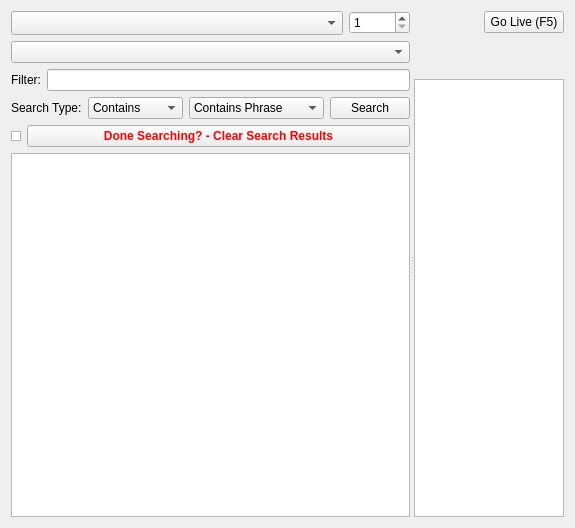
<?xml version="1.0" encoding="UTF-8"?>
<ui version="4.0">
 <class>SongWidget</class>
 <widget class="QWidget" name="SongWidget">
  <property name="geometry">
   <rect>
    <x>0</x>
    <y>0</y>
    <width>575</width>
    <height>528</height>
   </rect>
  </property>
  <property name="sizePolicy">
   <sizepolicy hsizetype="Preferred" vsizetype="Preferred">
    <horstretch>0</horstretch>
    <verstretch>0</verstretch>
   </sizepolicy>
  </property>
  <property name="minimumSize">
   <size>
    <width>400</width>
    <height>0</height>
   </size>
  </property>
  <property name="windowTitle">
   <string>Form</string>
  </property>
  <layout class="QHBoxLayout" name="horizontalLayout_6">
   <item>
    <widget class="QSplitter" name="splitter">
     <property name="orientation">
      <enum>Qt::Horizontal</enum>
     </property>
     <property name="childrenCollapsible">
      <bool>false</bool>
     </property>
     <widget class="QWidget" name="layoutWidget">
      <layout class="QVBoxLayout" name="verticalLayout">
       <item>
        <layout class="QHBoxLayout" name="horizontalLayout_4" stretch="10,0">
         <item>
          <widget class="QComboBox" name="songbook_menu">
           <property name="toolTip">
            <string>Use this menu to show only songs beloning to a particular Songbook</string>
           </property>
           <property name="statusTip">
            <string>Select Songbook to use</string>
           </property>
           <property name="sizeAdjustPolicy">
            <enum>QComboBox::AdjustToMinimumContentsLengthWithIcon</enum>
           </property>
           <property name="duplicatesEnabled">
            <bool>true</bool>
           </property>
          </widget>
         </item>
         <item>
          <widget class="QSpinBox" name="song_num_spinbox">
           <property name="toolTip">
            <string>Selects a song by the number in the selected Songbook</string>
           </property>
           <property name="minimum">
            <number>1</number>
           </property>
           <property name="maximum">
            <number>99999</number>
           </property>
           <property name="value">
            <number>1</number>
           </property>
          </widget>
         </item>
        </layout>
       </item>
       <item>
        <widget class="QComboBox" name="comboBoxCategory"/>
       </item>
       <item>
        <layout class="QHBoxLayout" name="horizontalLayout_3">
         <item>
          <widget class="QLabel" name="labelFilter">
           <property name="text">
            <string>Filter:</string>
           </property>
           <property name="alignment">
            <set>Qt::AlignRight|Qt::AlignTrailing|Qt::AlignVCenter</set>
           </property>
          </widget>
         </item>
         <item>
          <widget class="QLineEdit" name="lineEditSearch">
           <property name="enabled">
            <bool>true</bool>
           </property>
           <property name="minimumSize">
            <size>
             <width>125</width>
             <height>0</height>
            </size>
           </property>
           <property name="toolTip">
            <string>Use this field to limit the display of the songs to only the ones that contain the specified text in the song title or song number</string>
           </property>
          </widget>
         </item>
        </layout>
       </item>
       <item>
        <layout class="QHBoxLayout" name="horizontalLayout_5">
         <item>
          <widget class="QLabel" name="labelSearchType">
           <property name="text">
            <string>Search Type:</string>
           </property>
          </widget>
         </item>
         <item>
          <widget class="QComboBox" name="comboBoxFilterType">
           <property name="sizePolicy">
            <sizepolicy hsizetype="MinimumExpanding" vsizetype="Fixed">
             <horstretch>0</horstretch>
             <verstretch>0</verstretch>
            </sizepolicy>
           </property>
           <item>
            <property name="text">
             <string>Contains</string>
            </property>
           </item>
           <item>
            <property name="text">
             <string>Begins</string>
            </property>
           </item>
           <item>
            <property name="text">
             <string>Exact Match</string>
            </property>
           </item>
          </widget>
         </item>
         <item>
          <widget class="QComboBox" name="comboBoxSearchType">
           <property name="sizePolicy">
            <sizepolicy hsizetype="MinimumExpanding" vsizetype="Fixed">
             <horstretch>0</horstretch>
             <verstretch>0</verstretch>
            </sizepolicy>
           </property>
           <item>
            <property name="text">
             <string>Contains Phrase</string>
            </property>
           </item>
           <item>
            <property name="text">
             <string>Contains Word Phrase</string>
            </property>
           </item>
           <item>
            <property name="text">
             <string>Line Begins</string>
            </property>
           </item>
           <item>
            <property name="text">
             <string>Contains Any Word</string>
            </property>
           </item>
           <item>
            <property name="text">
             <string>Contains All Words</string>
            </property>
           </item>
          </widget>
         </item>
         <item>
          <widget class="QPushButton" name="pushButtonSearch">
           <property name="text">
            <string>Search</string>
           </property>
           <property name="icon">
            <iconset resource="softprojector.qrc">
             <normaloff>:/icons/icons/search.png</normaloff>:/icons/icons/search.png</iconset>
           </property>
           <property name="shortcut">
            <string>Return</string>
           </property>
          </widget>
         </item>
        </layout>
       </item>
       <item>
        <layout class="QHBoxLayout" name="horizontalLayout_7">
         <item>
          <widget class="QListWidget" name="listWidgetDummy">
           <property name="maximumSize">
            <size>
             <width>10</width>
             <height>10</height>
            </size>
           </property>
           <property name="alternatingRowColors">
            <bool>true</bool>
           </property>
           <property name="spacing">
            <number>5</number>
           </property>
          </widget>
         </item>
         <item>
          <widget class="QPushButton" name="pushButtonClearResults">
           <property name="palette">
            <palette>
             <active>
              <colorrole role="ButtonText">
               <brush brushstyle="SolidPattern">
                <color alpha="255">
                 <red>255</red>
                 <green>0</green>
                 <blue>0</blue>
                </color>
               </brush>
              </colorrole>
             </active>
             <inactive>
              <colorrole role="ButtonText">
               <brush brushstyle="SolidPattern">
                <color alpha="255">
                 <red>255</red>
                 <green>0</green>
                 <blue>0</blue>
                </color>
               </brush>
              </colorrole>
             </inactive>
             <disabled>
              <colorrole role="ButtonText">
               <brush brushstyle="SolidPattern">
                <color alpha="255">
                 <red>120</red>
                 <green>120</green>
                 <blue>120</blue>
                </color>
               </brush>
              </colorrole>
             </disabled>
            </palette>
           </property>
           <property name="font">
            <font>
             <weight>75</weight>
             <bold>true</bold>
            </font>
           </property>
           <property name="text">
            <string>Done Searching? - Clear Search Results</string>
           </property>
          </widget>
         </item>
        </layout>
       </item>
       <item>
        <widget class="QTableView" name="songs_view">
         <property name="selectionMode">
          <enum>QAbstractItemView::SingleSelection</enum>
         </property>
         <property name="selectionBehavior">
          <enum>QAbstractItemView::SelectRows</enum>
         </property>
         <property name="sortingEnabled">
          <bool>true</bool>
         </property>
         <attribute name="horizontalHeaderStretchLastSection">
          <bool>true</bool>
         </attribute>
         <attribute name="verticalHeaderVisible">
          <bool>false</bool>
         </attribute>
         <attribute name="verticalHeaderDefaultSectionSize">
          <number>20</number>
         </attribute>
        </widget>
       </item>
      </layout>
     </widget>
     <widget class="QWidget" name="layoutWidget1">
      <layout class="QVBoxLayout" name="verticalLayout_2">
       <item>
        <layout class="QHBoxLayout" name="horizontalLayout_2" stretch="0,0">
         <item>
          <spacer name="horizontalSpacer_3">
           <property name="orientation">
            <enum>Qt::Horizontal</enum>
           </property>
           <property name="sizeHint" stdset="0">
            <size>
             <width>40</width>
             <height>20</height>
            </size>
           </property>
          </spacer>
         </item>
         <item>
          <widget class="QPushButton" name="btnLive">
           <property name="toolTip">
            <string>Quickly display the selected song on the screen without adding it to playlist first</string>
           </property>
           <property name="text">
            <string>Go Live (F5)</string>
           </property>
           <property name="icon">
            <iconset resource="softprojector.qrc">
             <normaloff>:/icons/icons/go_live.png</normaloff>:/icons/icons/go_live.png</iconset>
           </property>
           <property name="shortcut">
            <string>F5</string>
           </property>
          </widget>
         </item>
        </layout>
       </item>
       <item>
        <widget class="QLabel" name="preview_label"/>
       </item>
       <item>
        <widget class="QLabel" name="label_notes">
         <property name="palette">
          <palette>
           <active>
            <colorrole role="WindowText">
             <brush brushstyle="SolidPattern">
              <color alpha="255">
               <red>255</red>
               <green>0</green>
               <blue>4</blue>
              </color>
             </brush>
            </colorrole>
           </active>
           <inactive>
            <colorrole role="WindowText">
             <brush brushstyle="SolidPattern">
              <color alpha="255">
               <red>255</red>
               <green>0</green>
               <blue>4</blue>
              </color>
             </brush>
            </colorrole>
           </inactive>
           <disabled>
            <colorrole role="WindowText">
             <brush brushstyle="SolidPattern">
              <color alpha="255">
               <red>120</red>
               <green>120</green>
               <blue>120</blue>
              </color>
             </brush>
            </colorrole>
           </disabled>
          </palette>
         </property>
         <property name="font">
          <font>
           <weight>75</weight>
           <bold>true</bold>
          </font>
         </property>
         <property name="text">
          <string/>
         </property>
         <property name="wordWrap">
          <bool>true</bool>
         </property>
        </widget>
       </item>
       <item>
        <widget class="QListWidget" name="listPreview">
         <property name="minimumSize">
          <size>
           <width>150</width>
           <height>0</height>
          </size>
         </property>
         <property name="alternatingRowColors">
          <bool>true</bool>
         </property>
         <property name="spacing">
          <number>5</number>
         </property>
        </widget>
       </item>
      </layout>
     </widget>
    </widget>
   </item>
  </layout>
 </widget>
 <tabstops>
  <tabstop>songbook_menu</tabstop>
  <tabstop>song_num_spinbox</tabstop>
  <tabstop>comboBoxCategory</tabstop>
  <tabstop>lineEditSearch</tabstop>
  <tabstop>comboBoxSearchType</tabstop>
  <tabstop>pushButtonSearch</tabstop>
  <tabstop>listWidgetDummy</tabstop>
  <tabstop>pushButtonClearResults</tabstop>
  <tabstop>songs_view</tabstop>
  <tabstop>listPreview</tabstop>
  <tabstop>btnLive</tabstop>
 </tabstops>
 <resources>
  <include location="softprojector.qrc"/>
 </resources>
 <connections/>
</ui>
